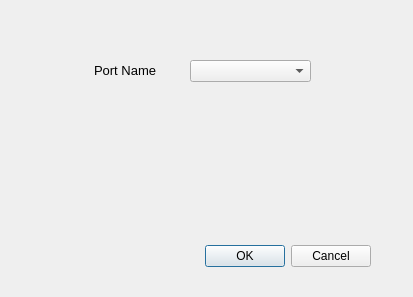
<?xml version="1.0" encoding="UTF-8"?>
<ui version="4.0">
 <class>PortConfig</class>
 <widget class="QDialog" name="PortConfig">
  <property name="geometry">
   <rect>
    <x>0</x>
    <y>0</y>
    <width>413</width>
    <height>297</height>
   </rect>
  </property>
  <property name="windowTitle">
   <string>Port configuration</string>
  </property>
  <widget class="QDialogButtonBox" name="buttonBox">
   <property name="geometry">
    <rect>
     <x>30</x>
     <y>240</y>
     <width>341</width>
     <height>32</height>
    </rect>
   </property>
   <property name="orientation">
    <enum>Qt::Horizontal</enum>
   </property>
   <property name="standardButtons">
    <set>QDialogButtonBox::Cancel|QDialogButtonBox::Ok</set>
   </property>
  </widget>
  <widget class="QLabel" name="label">
   <property name="geometry">
    <rect>
     <x>94</x>
     <y>60</y>
     <width>81</width>
     <height>20</height>
    </rect>
   </property>
   <property name="font">
    <font>
     <family>MS Shell Dlg 2</family>
     <pointsize>10</pointsize>
    </font>
   </property>
   <property name="text">
    <string>Port Name</string>
   </property>
  </widget>
  <widget class="QComboBox" name="comboBox">
   <property name="geometry">
    <rect>
     <x>190</x>
     <y>60</y>
     <width>121</width>
     <height>22</height>
    </rect>
   </property>
  </widget>
 </widget>
 <resources/>
 <connections>
  <connection>
   <sender>buttonBox</sender>
   <signal>accepted()</signal>
   <receiver>PortConfig</receiver>
   <slot>accept()</slot>
   <hints>
    <hint type="sourcelabel">
     <x>248</x>
     <y>254</y>
    </hint>
    <hint type="destinationlabel">
     <x>157</x>
     <y>274</y>
    </hint>
   </hints>
  </connection>
  <connection>
   <sender>buttonBox</sender>
   <signal>rejected()</signal>
   <receiver>PortConfig</receiver>
   <slot>reject()</slot>
   <hints>
    <hint type="sourcelabel">
     <x>316</x>
     <y>260</y>
    </hint>
    <hint type="destinationlabel">
     <x>286</x>
     <y>274</y>
    </hint>
   </hints>
  </connection>
 </connections>
</ui>
